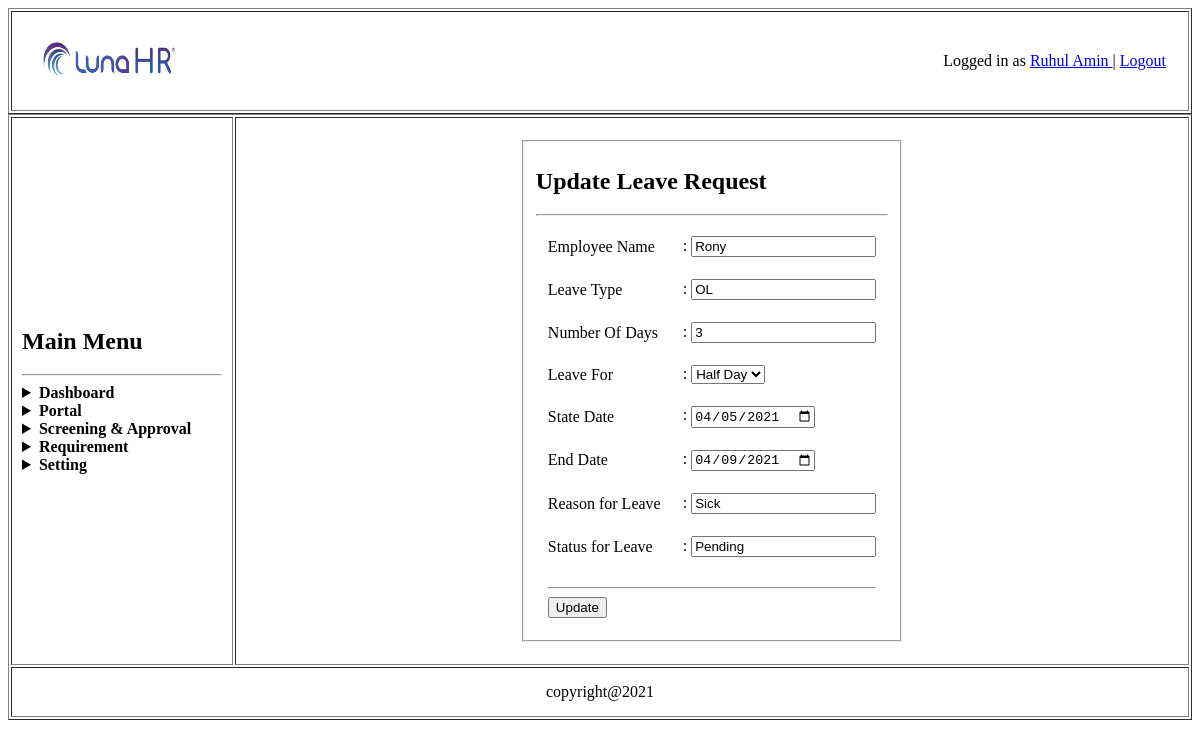
The app's page /controler/leave_request_edit.php?id=3 (signed in) with its own data.
### tables this page shows
CREATE TABLE `leave_request` (
  `id` int(5) NOT NULL,
  `empname` varchar(50) NOT NULL,
  `leavetype` varchar(50) NOT NULL,
  `days` varchar(50) NOT NULL,
  `leavefor` varchar(50) NOT NULL,
  `statedate` varchar(50) NOT NULL,
  `enddate` varchar(50) NOT NULL,
  `reason` varchar(50) NOT NULL,
  `status` varchar(50) NOT NULL
);

### model/leaveApprovalModel.php (called while the page is built, shortened)
<?php
	function getUserLeaveRequestById($id){
		$conn = getConnection();
		$sql = "select * from leave_request where id='{$id}'";
		$result = mysqli_query($conn, $sql);
		$row = mysqli_fetch_assoc($result);
		return $row;
	}
?>

### controler/leave_request_edit.php (the view, shortened to what this page needs)
<?php
	require_once('../model/leaveApprovalModel.php');
	if(isset($_POST['update_btn'])){
		$user = [
					'empname'=>$_POST['empname'],
					'leavetype'=>$_POST['leavetype'],
					'days'=>$_POST['days'],
					'leavefor'=> $_POST['leavefor'],
					'statedate'=> $_POST['statedate'],
					'enddate'=>$_POST['enddate'],
					'reason'=>$_POST['reason'],
					'status'=>$_POST['status']
				];
			$id=$_GET['id'];
			$status = LeaveRequestUpdateData($user,$id);
			if($status){
				header('location: ../view/leave_approval.php');
			}else{
				echo "*Error db connted";
			}
			$data = getUserLeaveRequestById($id);
			$empname=$data['empname'];
			$leavetype=$data['leavetype'];
			$days=$data['days'];
			$leavefor=$data['leavefor'];
			$statedate=$data['statedate'];
			$enddate=$data['enddate'];
			$reason=$data['reason'];
			$status=$data['status'];
	}else{
		$id=$_GET['id'];
		$data = getUserLeaveRequestById($id);
		$empname=$data['empname'];
		$leavetype=$data['leavetype'];
		$days=$data['days'];
		$leavefor=$data['leavefor'];
		$statedate=$data['statedate'];
		$enddate=$data['enddate'];
		$reason=$data['reason'];
		$status=$data['status'];
	}
?>
</head>
<body>
	<table border="1px" align="center" width="100%">
		<tr>
			<td>
				<table width="100%">
					<tr>
						<td width="150px" height="50px">
							<img src="../asset/company_logo.png" alt="main_logo" width="100%" height="100%">
						</td>
						<td align="right" >Logged in as
							<a href="view_profile_check.php">
								<?php
									echo $_SESSION['current_user']['name'];
								?>
							</a> |
							<a href="logout_check.php">Logout</a>
						</td>
					</tr>
				</table>
			</td>
		</tr>
	</table>
	<table  border="1px" align="cen" width="100%">
		<tr>
			<td width="200px" height="425px"><h2>Main Menu</h2>
				<hr>
				<details>
					<summary><b>Dashboard</b></summary>
				</details>
				<details>
					<summary><b>Portal</b></summary>
				</details>
				<details>
					<summary><b>Screening & Approval</b></summary>
				</details>
				<details>
					<summary><b>Requirement</b></summary>
				</details>
				<details>
					<summary><b>Setting</b></summary>
				</details>
			</td>
			<td colspan="2" align="center">
				<table align="center">
					<tr>
						<td>
							<form method="post" action="leave_request_edit.php?id=<?php echo $id;?>">
								<fieldset>
									<h2>Update Leave Request</h2>
									<hr>
									<table align="center">
										<tr>
											<td>Employee Name</td>
											<td>:
												<input type="text" name="empname" value="<?php echo $empname;?>">
											</td>
										</tr>
										<tr>
											<td>Leave Type</td>
											<td>:
												<input type="text" name="leavetype" value="<?php echo $leavetype;?>">
											</td>
										</tr>
										<tr>
											<td>Number Of Days</td>
											<td>:
												<input type="number" name="days" value="<?php echo $days;?>">
											</td>
										</tr>
										<tr>
											<td>Leave For</td>
											<td>:
												<select name="leavefor">
													<option><?php echo $leavefor;?></option>
												</select>
											</td>
										</tr>
										<tr>
											<td>State Date</td>
											<td>:
												<input type="date" name="statedate" value="<?php echo $statedate;?>">
											</td>
										</tr>
										<tr>
											<td>End Date</td>
											<td>:
												<input type="date" name="enddate" value="<?php echo $enddate;?>">
											</td>
										</tr>
										<tr>
											<td>Reason for Leave</td>
											<td>:
												<input type="text" name="reason" value="<?php echo $reason;?>">
											</td>
										</tr>
										<tr>
											<td>Status for Leave</td>
											<td>:
												<input type="text" name="status" value="<?php echo $status;?>">
											</td>
										</tr>
										<tr>
											<td colspan="2" align="left">
												<hr>
												<input type="submit" name="update_btn" value="Update">
											</td>
										</tr>
									</table>
								</fieldset>
							</form>
						</td>
					</tr>
				</table>
			</td>
		</tr>

### records on screen
leave_request: empname "Rony", leavetype "OL", days "3", leavefor "Half Day", statedate "04/05/2021", enddate "04/09/2021", reason "Sick", status "Pending"

### other values on screen
$_SESSION['current_user']['name'] "Ruhul Amin"
